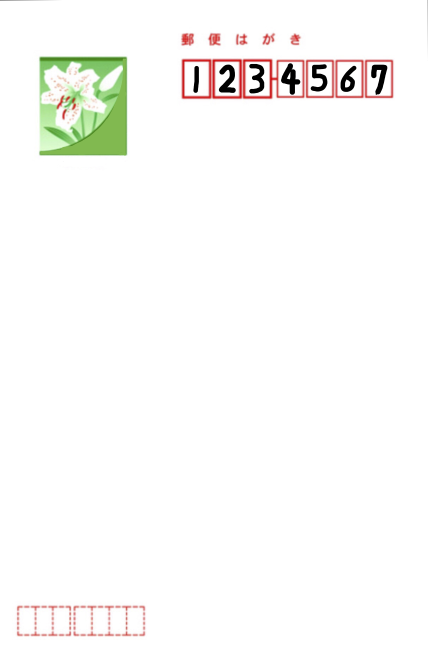
#> input picture 0527/hagaki1.png, 856 x 1327 px (shown at 1/2 size)
$ jupyter execute 0527_detect_zip.ipynb
#> lines starting #> are read from the running program, lines starting #| are printed output that depends on the picture; after the words box and inside, x2 and y2 are one past the last pixel; in counts of white or black regions, pixels touching at a corner belong together
[cell 1]
# 読み込む元画像
import matplotlib.pyplot as plt
import cv2
img = cv2.imread("hagaki1.png")
#> img is the input picture: shape (1327, 856, 3); mean B, G, R 248.2, 250.1, 250.5
plt.imshow(cv2.cvtColor(img, cv2.COLOR_BGR2RGB))
plt.show()

[cell 2]
import cv2
import matplotlib.pyplot as plt

# ハガキ画像から郵便番号領域を抽出する関数
def detect_zipno(fname):
    # 画像を読み込む
#> called with fname = 'hagaki1.png'
    img = cv2.imread(fname)
    # 画像のサイズを求める
#     h, w = img.shape[:2]
#     # ハガキ画像の右上のみ抽出する
#     img = img[0:h//2, w//3:]

    # 画像を二値化
    gray = cv2.cvtColor(img, cv2.COLOR_BGR2GRAY)
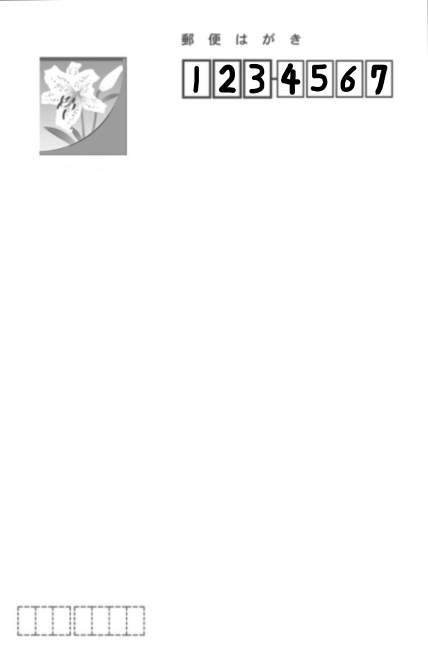
#> gray: shape (1327, 856) (shown at 1/2 size); min 0, max 255, mean 250
    gray = cv2.GaussianBlur(gray, (3, 3), 0)
    im2= cv2.threshold(gray, 140, 255, cv2.THRESH_BINARY_INV)[1]
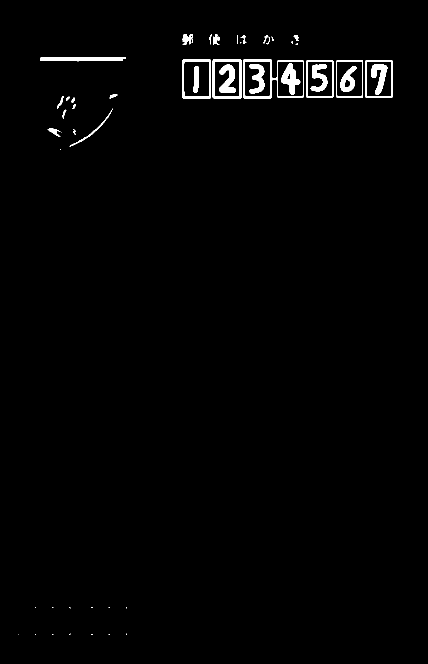
#> im2: shape (1327, 856) (shown at 1/2 size); 1.3% white; 50 white regions (19 under 20 px)

    # 輪郭を抽出
    cnts = cv2.findContours(im2,
        cv2.RETR_LIST,
        cv2.CHAIN_APPROX_SIMPLE)[0]
#> cnts = 63 contours, 26 with area under 20; largest, box (x1, y1, x2, y2) and area: (486, 119, 608, 197) 8293, (425, 119, 483, 197) 4384, (365, 119, 422, 197) 4310, (731, 121, 785, 195) 3869, (672, 121, 726, 195) 3868

    # 抽出した輪郭を単純なリストに変換
    result = []
    for pt in cnts:
        x, y, w, h = cv2.boundingRect(pt)
        # 大きすぎる小さすぎる領域を除去
        if not(50< w < 70): continue
        result.append([x, y, w, h])
#> this loop made 63 passes
#> (x, y, w, h) on passes 5, 15, 17, 18, 19, 20, 21, 22, 23, 24, 25, 26: (36, 1268, 1, 1), (122, 264, 1, 1), (104, 259, 4, 4), (100, 258, 4, 3), (147, 258, 5, 12), (95, 256, 26, 18), (125, 219, 8, 18), (139, 217, 87, 76), (145, 208, 6, 10), (143, 195, 7, 11), (132, 193, 8, 9), (114, 192, 13, 25)
#> (pt, x, y, w, h) on passes 1, 2, 3, 4, 6, 7: ([[218, 1268], [217, 1269], [219, 1269]], 217, 1268, 3, 2), ([[183, 1268], [183, 1269], [184, 1269], [184, 1268]], 183, 1268, 2, 2), ([[105, 1268], [105, 1269], [106, 1269]], 105, 1268, 2, 2), ([[70, 1268], [70, 1269], [71, 1269], [71, 1268]], 70, 1268, 2, 2), ([[253, 1267], [252, 1268], [252, 1269], [253, 1269]], 252, 1267, 2, 3), ([[140, 1267], [139, 1268], [139, 1269], [140, 1268]], 139, 1267, 2, 3)
#> after the loop, result = [[732, 122, 52, 72], [673, 122, 52, 72], [614, 122, 52, 72], [555, 122, 52, 72], [489, 122, 52, 72], [428, 122, 52, 72], [367, 122, 53, 72], [731, 121, 54, 74], [672, 121, 54, 74], [613, 121, 54, 74], [425, 119, 58, 78], [365, 119, 57, 78]]
    # 抽出した輪郭が左側から並ぶようソート
    result = sorted(result, key = lambda x: x[0])
#> result = [[365, 119, 57, 78], [367, 122, 53, 72], [425, 119, 58, 78], [428, 122, 52, 72], [489, 122, 52, 72], [555, 122, 52, 72], [613, 121, 54, 74], [614, 122, 52, 72], [672, 121, 54, 74], [673, 122, 52, 72], [731, 121, 54, 74], [732, 122, 52, 72]]
    # 抽出した輪郭が近すぎるものを除去
    result2 = []
    lastx = -100
    for x, y, w, h in result:
        if (x - lastx) < 10:continue
        result2.append([x, y, w, h])
        lastx = x
#> this loop made 12 passes
#> (x, y, w, h, lastx) on passes 1, 3, 5, 6, 7, 9, 11: (365, 119, 57, 78, 365), (425, 119, 58, 78, 425), (489, 122, 52, 72, 489), (555, 122, 52, 72, 555), (613, 121, 54, 74, 613), (672, 121, 54, 74, 672), (731, 121, 54, 74, 731)
#> after the loop, result2 = [[365, 119, 57, 78], [425, 119, 58, 78], [489, 122, 52, 72], [555, 122, 52, 72], [613, 121, 54, 74], [672, 121, 54, 74], [731, 121, 54, 74]]
    # 緑色の枠を描画
    for x, y, w, h in result2:
        cv2.rectangle(img, (x, y), (w+x, y+h), (0, 255, 0), 3)
#> this loop made 7 passes
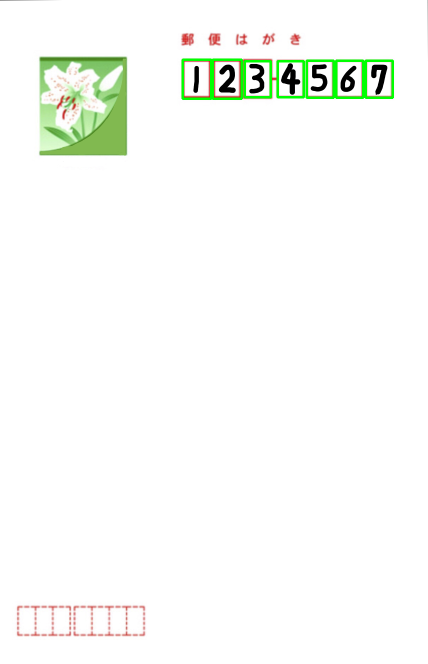
#> img: shape (1327, 856, 3) (shown at 1/2 size); 0.77% of pixels changed, all inside (x1, y1, x2, y2) = (363, 117, 788, 200)
    return result2, img

if __name__ == '__main__':
    # ハガキ画像を指定して領域を抽出
    cnts, img = detect_zipno('hagaki1.png')
#> cnts has the same summary as result2 in detect_zipno

    # 画面に抽出結果を描画
    plt.imshow(cv2.cvtColor(img, cv2.COLOR_BGR2RGB))
    plt.savefig("detect-zip.png", dpi=200)
    plt.show()

[cell 3]
# from 0527_detect_zip import *
import pickle
import matplotlib.pyplot as plt

# 学習済み手書き数字のデータを読み込む
with open('digits.pkl', 'rb') as fp:
#> (reads 0527/digits.pkl from the repository)
    clf = pickle.load(fp)

# 画像から領域を読み込む
cnts, img = detect_zipno('hagaki1.png')
#> the loop in detect_zipno (call 2), `for pt in cnts:` made 63 passes
#> (pt, x, y, w, h) on passes 1, 2, 3, 4, 6, 7, 8, 9, 10: ([[218, 1268], [217, 1269], [219, 1269]], 217, 1268, 3, 2), ([[183, 1268], [183, 1269], [184, 1269], [184, 1268]], 183, 1268, 2, 2), ([[105, 1268], [105, 1269], [106, 1269]], 105, 1268, 2, 2), ([[70, 1268], [70, 1269], [71, 1269], [71, 1268]], 70, 1268, 2, 2), ([[253, 1267], [252, 1268], [252, 1269], [253, 1269]], 252, 1267, 2, 3), ([[140, 1267], [139, 1268], [139, 1269], [140, 1268]], 139, 1267, 2, 3), ([[252, 1214], [252, 1215], [253, 1216], [253, 1214]], 252, 1214, 2, 3), ([[217, 1214], [218, 1215], [219, 1214]], 217, 1214, 3, 2), ([[183, 1214], [183, 1215], [184, 1215], [184, 1214]], 183, 1214, 2, 2)
#> the loop in detect_zipno (call 2), `for x, y, w, h in result:` made 12 passes
#> the loop in detect_zipno (call 2), `for x, y, w, h in result2:` made 7 passes

# 読み込んだデータをプロット
for i, pt in enumerate(cnts):
    x, y, w, h = pt
    # 枠線の輪郭分だけ小さくする
    x += 8
    y += 8
    w -= 16
    h -= 16
    # 画像データを取り出す
    im2 = img[y:y+h, x:x+w]
    # データを学習済みデータに合わせる
    im2gray = cv2.cvtColor(im2, cv2.COLOR_BGR2GRAY)# グレースケールに変換
    im2gray = cv2.resize(im2gray, (8, 8))# リサイズ
    im2gray = 15 - im2gray // 16 # 白黒反転
    im2gray = im2gray.reshape((-1, 64))# 一次元に変換
    # データを予測する
    res = clf.predict(im2gray)
    # 画面に出力
    plt.subplot(1, 7, i + 1)
    plt.imshow(im2)
    plt.axis('off')
    plt.title(str(res))
#> this loop made 7 passes
#> (pt, x, y, w, h, res) on passes 1 to 7: ([365, 119, 57, 78], 373, 127, 41, 62, [1]), ([425, 119, 58, 78], 433, 127, 42, 62, [2]), ([489, 122, 52, 72], 497, 130, 36, 56, [3]), ([555, 122, 52, 72], 563, 130, 36, 56, [4]), ([613, 121, 54, 74], 621, 129, 38, 58, [5]), ([672, 121, 54, 74], 680, 129, 38, 58, [1]), ([731, 121, 54, 74], 739, 129, 38, 58, [9])
#> pass 1, `im2 = img[y:y+h, x:x+w]`:
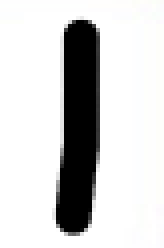
#> im2: shape (62, 41, 3) (shown 4 times larger); mean B, G, R 208, 208.2, 208.1
#> pass 2, `im2 = img[y:y+h, x:x+w]`:
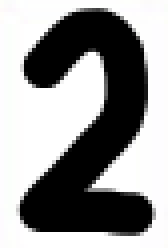
#> im2: shape (62, 42, 3) (shown 4 times larger); mean B, G, R 149.2, 149.3, 149.2
#> after the loop:
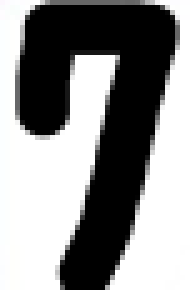
#> im2: shape (58, 38, 3) (shown 5 times larger); mean B, G, R 140.9, 140.9, 140.8

plt.show()
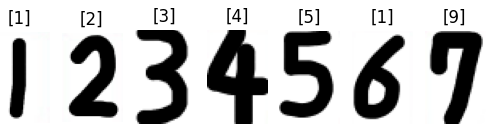
#> figure drawn by matplotlib, 7 panels; B, G, R data is drawn as R, G, B
